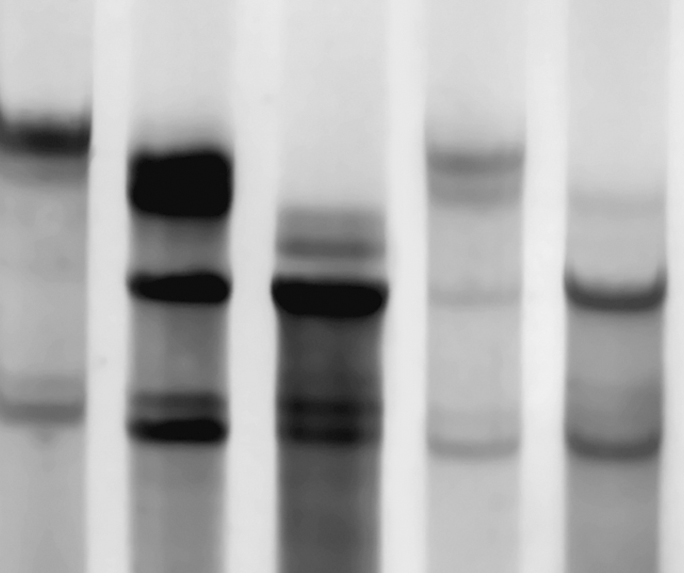
%> input picture lectures/image_gels/data/Warren_Fig_3_practice_RBG.png, 684 x 576 px
$ octave --eval "image_gel_1;"   (GNU Octave 9; MATLAB toolbox functions it lacks are replaced by stand-ins)
%> lines starting %> are read from the running program, lines starting %| are printed output that depends on the picture
function image_gel_1
% Load image of gel and show a band profile

% Variables
image_file_string = '../data/warren_fig_3_practice_rbg.png'
x_start = 310;
x_width = 0;
y_start = 150;
y_height = 200;

% Code

% Load and display image
im_color = imread(image_file_string);
%> im_color is the input picture: size 576x684x3 uint8; min 10, max 255, mean 173.7
imfinfo(image_file_string);

% Convert it to gray
im = im2gray(im_color);

size_im = size(im)
%> size_im = [576 684]

figure(1);
colormap(gray);
subplot(3, 1, 1);
imagesc(im);
hold on
rectangle('Position',[x_start y_start x_width y_height], ...
    'EdgeColor', 'y');
title('Original image');

% Crop and display band
im_band = imcrop(im, [x_start y_start x_width y_height]);
%> im_band = 201 values, max 211 at index 1, min 13 at index 140, mean 114.6
subplot(3, 1, 2);
imagesc(im_band);
title('Bands');

% Calculate and plot the profile
profile = flip(mean(im_band, 2));
%> profile = 201 values, max 211 at index 196, min 13 at index 47, mean 114.6
%> `image_gel_1;`:
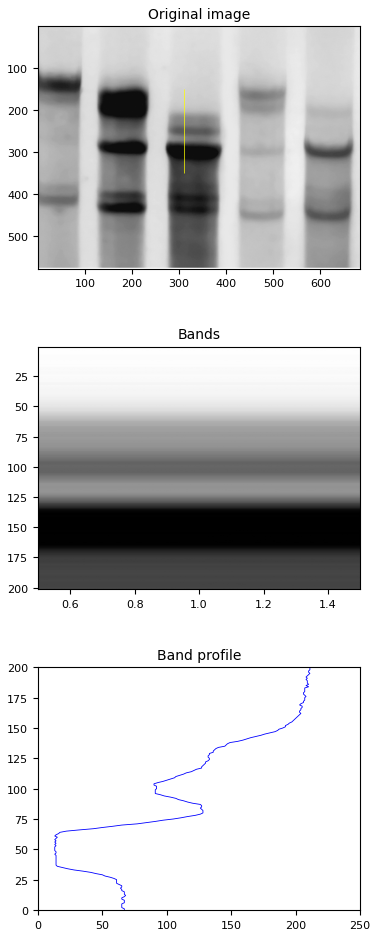
%> figure redrawn from the program's plot data, 3 panels
subplot(3, 1, 3);
plot(profile, 0:y_height, 'b-');
title('Band profile');
